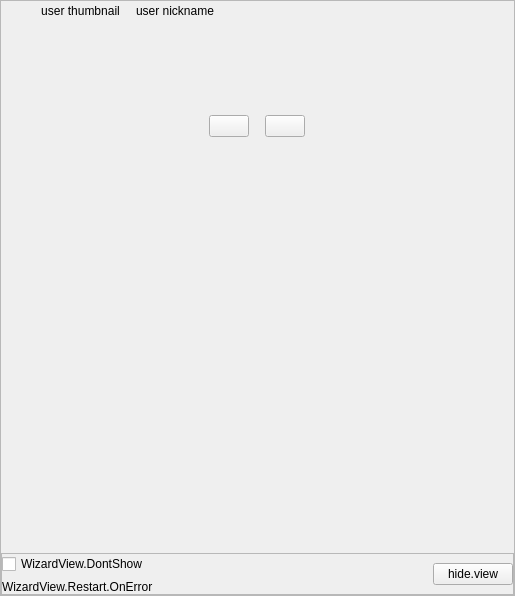
<?xml version="1.0" encoding="UTF-8"?>
<ui version="4.0">
 <class>PLSLaunchWizardView</class>
 <widget class="QWidget" name="PLSLaunchWizardView">
  <property name="geometry">
   <rect>
    <x>0</x>
    <y>0</y>
    <width>515</width>
    <height>596</height>
   </rect>
  </property>
  <property name="windowTitle">
   <string>HopCast</string>
  </property>
  <layout class="QVBoxLayout" name="verticalLayout">
   <property name="spacing">
    <number>0</number>
   </property>
   <property name="leftMargin">
    <number>0</number>
   </property>
   <property name="topMargin">
    <number>0</number>
   </property>
   <property name="rightMargin">
    <number>0</number>
   </property>
   <property name="bottomMargin">
    <number>0</number>
   </property>
   <item>
    <widget class="QScrollArea" name="contentScroll">
     <property name="verticalScrollBarPolicy">
      <enum>Qt::ScrollBarPolicy::ScrollBarAlwaysOff</enum>
     </property>
     <property name="horizontalScrollBarPolicy">
      <enum>Qt::ScrollBarPolicy::ScrollBarAlwaysOff</enum>
     </property>
     <property name="widgetResizable">
      <bool>true</bool>
     </property>
     <property name="alignment">
      <set>Qt::AlignmentFlag::AlignCenter</set>
     </property>
     <widget class="QWidget" name="contentScrollWidgetContents">
      <property name="geometry">
       <rect>
        <x>0</x>
        <y>0</y>
        <width>513</width>
        <height>594</height>
       </rect>
      </property>
      <layout class="QVBoxLayout" name="verticalLayout_3">
       <property name="spacing">
        <number>0</number>
       </property>
       <property name="leftMargin">
        <number>0</number>
       </property>
       <property name="topMargin">
        <number>0</number>
       </property>
       <property name="rightMargin">
        <number>0</number>
       </property>
       <property name="bottomMargin">
        <number>0</number>
       </property>
       <item>
        <layout class="QHBoxLayout" name="horizontalLayout_3">
         <property name="spacing">
          <number>16</number>
         </property>
         <property name="leftMargin">
          <number>40</number>
         </property>
         <property name="topMargin">
          <number>0</number>
         </property>
         <property name="rightMargin">
          <number>0</number>
         </property>
         <property name="bottomMargin">
          <number>0</number>
         </property>
         <item alignment="Qt::AlignmentFlag::AlignVCenter">
          <widget class="QLabel" name="userThumbnailLabel">
           <property name="text">
            <string>user thumbnail</string>
           </property>
           <property name="scaledContents">
            <bool>true</bool>
           </property>
           <property name="alignment">
            <set>Qt::AlignmentFlag::AlignCenter</set>
           </property>
          </widget>
         </item>
         <item alignment="Qt::AlignmentFlag::AlignVCenter">
          <widget class="QLabel" name="nickNameLabel">
           <property name="text">
            <string>user nickname</string>
           </property>
           <property name="alignment">
            <set>Qt::AlignmentFlag::AlignCenter</set>
           </property>
          </widget>
         </item>
         <item>
          <spacer name="horizontalSpacer">
           <property name="orientation">
            <enum>Qt::Orientation::Horizontal</enum>
           </property>
           <property name="sizeHint" stdset="0">
            <size>
             <width>40</width>
             <height>20</height>
            </size>
           </property>
          </spacer>
         </item>
        </layout>
       </item>
       <item>
        <widget class="QWidget" name="rightMarginWidget" native="true">
         <layout class="QVBoxLayout" name="verticalLayout_5">
          <property name="spacing">
           <number>0</number>
          </property>
          <property name="leftMargin">
           <number>0</number>
          </property>
          <property name="topMargin">
           <number>0</number>
          </property>
          <property name="rightMargin">
           <number>0</number>
          </property>
          <property name="bottomMargin">
           <number>0</number>
          </property>
          <item>
           <widget class="QScrollArea" name="wizardScrollArea">
            <property name="frameShape">
             <enum>QFrame::Shape::NoFrame</enum>
            </property>
            <property name="verticalScrollBarPolicy">
             <enum>Qt::ScrollBarPolicy::ScrollBarAlwaysOff</enum>
            </property>
            <property name="horizontalScrollBarPolicy">
             <enum>Qt::ScrollBarPolicy::ScrollBarAlwaysOff</enum>
            </property>
            <property name="widgetResizable">
             <bool>true</bool>
            </property>
            <property name="alignment">
             <set>Qt::AlignmentFlag::AlignCenter</set>
            </property>
            <widget class="QWidget" name="scrollAreaWidgetContents">
             <property name="geometry">
              <rect>
               <x>0</x>
               <y>0</y>
               <width>513</width>
               <height>528</height>
              </rect>
             </property>
             <layout class="QVBoxLayout" name="verticalLayout_2">
              <property name="spacing">
               <number>0</number>
              </property>
              <property name="leftMargin">
               <number>0</number>
              </property>
              <property name="topMargin">
               <number>0</number>
              </property>
              <property name="rightMargin">
               <number>0</number>
              </property>
              <property name="bottomMargin">
               <number>0</number>
              </property>
              <item alignment="Qt::AlignmentFlag::AlignHCenter">
               <widget class="QFrame" name="bannerFrame">
                <layout class="QHBoxLayout" name="horizontalLayout_2">
                 <property name="spacing">
                  <number>8</number>
                 </property>
                 <property name="leftMargin">
                  <number>1</number>
                 </property>
                 <property name="topMargin">
                  <number>0</number>
                 </property>
                 <property name="rightMargin">
                  <number>1</number>
                 </property>
                 <property name="bottomMargin">
                  <number>0</number>
                 </property>
                 <item alignment="Qt::AlignmentFlag::AlignRight">
                  <widget class="QPushButton" name="leftButton">
                   <property name="text">
                    <string/>
                   </property>
                  </widget>
                 </item>
                 <item alignment="Qt::AlignmentFlag::AlignHCenter">
                  <widget class="QStackedWidget" name="stackedWidget"/>
                 </item>
                 <item alignment="Qt::AlignmentFlag::AlignLeft">
                  <widget class="QPushButton" name="rightButton">
                   <property name="text">
                    <string/>
                   </property>
                  </widget>
                 </item>
                </layout>
               </widget>
              </item>
              <item alignment="Qt::AlignmentFlag::AlignHCenter">
               <widget class="QFrame" name="bannerPointFrame">
                <layout class="QHBoxLayout" name="banerPointLayout">
                 <property name="spacing">
                  <number>4</number>
                 </property>
                 <property name="topMargin">
                  <number>10</number>
                 </property>
                 <property name="bottomMargin">
                  <number>0</number>
                 </property>
                </layout>
               </widget>
              </item>
              <item alignment="Qt::AlignmentFlag::AlignHCenter">
               <widget class="QFrame" name="InfosFrame">
                <property name="minimumSize">
                 <size>
                  <width>0</width>
                  <height>100</height>
                 </size>
                </property>
                <layout class="QGridLayout" name="infoLayout">
                 <property name="leftMargin">
                  <number>0</number>
                 </property>
                 <property name="topMargin">
                  <number>20</number>
                 </property>
                 <property name="rightMargin">
                  <number>0</number>
                 </property>
                 <property name="bottomMargin">
                  <number>0</number>
                 </property>
                 <property name="spacing">
                  <number>7</number>
                 </property>
                </layout>
               </widget>
              </item>
              <item>
               <widget class="QLabel" name="spaceLabel">
                <property name="sizePolicy">
                 <sizepolicy hsizetype="Expanding" vsizetype="Expanding">
                  <horstretch>0</horstretch>
                  <verstretch>0</verstretch>
                 </sizepolicy>
                </property>
                <property name="text">
                 <string/>
                </property>
               </widget>
              </item>
             </layout>
            </widget>
           </widget>
          </item>
         </layout>
        </widget>
       </item>
       <item>
        <widget class="QFrame" name="wizardFrame">
         <property name="frameShape">
          <enum>QFrame::Shape::StyledPanel</enum>
         </property>
         <property name="frameShadow">
          <enum>QFrame::Shadow::Raised</enum>
         </property>
         <layout class="QHBoxLayout" name="horizontalLayout">
          <property name="spacing">
           <number>10</number>
          </property>
          <property name="leftMargin">
           <number>0</number>
          </property>
          <property name="topMargin">
           <number>0</number>
          </property>
          <property name="rightMargin">
           <number>0</number>
          </property>
          <property name="bottomMargin">
           <number>0</number>
          </property>
          <item>
           <layout class="QVBoxLayout" name="verticalLayout_4">
            <property name="spacing">
             <number>6</number>
            </property>
            <property name="bottomMargin">
             <number>0</number>
            </property>
            <item alignment="Qt::AlignmentFlag::AlignLeft">
             <widget class="PLSCheckBox" name="checkBox">
              <property name="sizePolicy">
               <sizepolicy hsizetype="Maximum" vsizetype="Preferred">
                <horstretch>0</horstretch>
                <verstretch>0</verstretch>
               </sizepolicy>
              </property>
              <property name="text">
               <string>WizardView.DontShow</string>
              </property>
             </widget>
            </item>
            <item>
             <widget class="QLabel" name="tipsLabel">
              <property name="sizePolicy">
               <sizepolicy hsizetype="Expanding" vsizetype="Preferred">
                <horstretch>0</horstretch>
                <verstretch>0</verstretch>
               </sizepolicy>
              </property>
              <property name="text">
               <string>WizardView.Restart.OnError</string>
              </property>
              <property name="wordWrap">
               <bool>true</bool>
              </property>
              <property name="indent">
               <number>-1</number>
              </property>
             </widget>
            </item>
           </layout>
          </item>
          <item>
           <widget class="QPushButton" name="hideButton">
            <property name="text">
             <string>hide.view</string>
            </property>
           </widget>
          </item>
         </layout>
        </widget>
       </item>
      </layout>
     </widget>
    </widget>
   </item>
  </layout>
 </widget>
 <customwidgets>
  <customwidget>
   <class>PLSCheckBox</class>
   <extends>QCheckBox</extends>
   <header location="global">PLSCheckBox.h</header>
  </customwidget>
 </customwidgets>
 <resources/>
 <connections/>
</ui>
